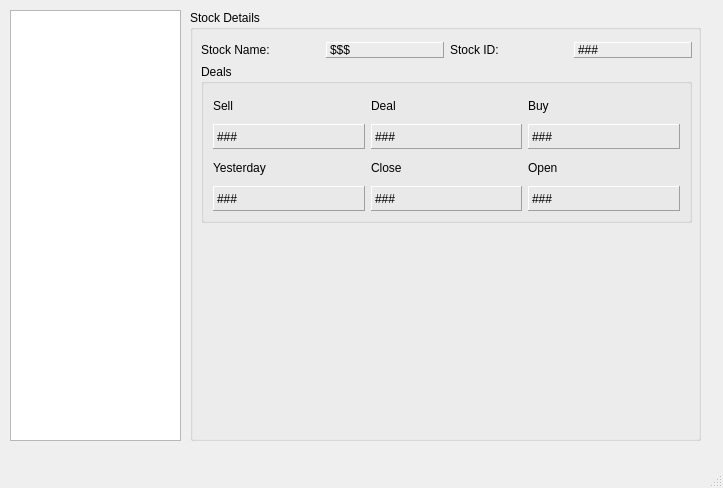
<?xml version="1.0" encoding="UTF-8"?>
<ui version="4.0">
 <class>MorketieForm</class>
 <widget class="QMainWindow" name="MorketieForm">
  <property name="geometry">
   <rect>
    <x>0</x>
    <y>0</y>
    <width>723</width>
    <height>488</height>
   </rect>
  </property>
  <property name="windowTitle">
   <string>Morketie</string>
  </property>
  <widget class="QWidget" name="centralwidget">
   <widget class="QListView" name="stockList">
    <property name="geometry">
     <rect>
      <x>10</x>
      <y>10</y>
      <width>171</width>
      <height>431</height>
     </rect>
    </property>
   </widget>
   <widget class="QGroupBox" name="stockDetailsGB">
    <property name="geometry">
     <rect>
      <x>190</x>
      <y>10</y>
      <width>511</width>
      <height>431</height>
     </rect>
    </property>
    <property name="title">
     <string>Stock Details</string>
    </property>
    <widget class="QWidget" name="">
     <property name="geometry">
      <rect>
       <x>11</x>
       <y>32</y>
       <width>491</width>
       <height>181</height>
      </rect>
     </property>
     <layout class="QVBoxLayout" name="verticalLayout_10">
      <item>
       <layout class="QHBoxLayout" name="horizontalLayout_4">
        <item>
         <layout class="QHBoxLayout" name="horizontalLayout_2">
          <item>
           <widget class="QLabel" name="label">
            <property name="text">
             <string>Stock Name:</string>
            </property>
           </widget>
          </item>
          <item>
           <widget class="QLabel" name="nameLbl">
            <property name="frameShape">
             <enum>QFrame::Panel</enum>
            </property>
            <property name="frameShadow">
             <enum>QFrame::Raised</enum>
            </property>
            <property name="text">
             <string>$$$</string>
            </property>
           </widget>
          </item>
         </layout>
        </item>
        <item>
         <layout class="QHBoxLayout" name="horizontalLayout_3">
          <item>
           <widget class="QLabel" name="label_2">
            <property name="text">
             <string>Stock ID:</string>
            </property>
           </widget>
          </item>
          <item>
           <widget class="QLabel" name="idLbl">
            <property name="frameShape">
             <enum>QFrame::Panel</enum>
            </property>
            <property name="frameShadow">
             <enum>QFrame::Raised</enum>
            </property>
            <property name="text">
             <string>###</string>
            </property>
           </widget>
          </item>
         </layout>
        </item>
       </layout>
      </item>
      <item>
       <widget class="QGroupBox" name="groupBox">
        <property name="sizePolicy">
         <sizepolicy hsizetype="Preferred" vsizetype="MinimumExpanding">
          <horstretch>0</horstretch>
          <verstretch>0</verstretch>
         </sizepolicy>
        </property>
        <property name="title">
         <string>Deals</string>
        </property>
        <layout class="QGridLayout" name="gridLayout">
         <item row="0" column="0">
          <layout class="QHBoxLayout" name="horizontalLayout">
           <item>
            <layout class="QVBoxLayout" name="verticalLayout_9">
             <item>
              <layout class="QVBoxLayout" name="verticalLayout">
               <item>
                <widget class="QLabel" name="label_3">
                 <property name="text">
                  <string>Sell</string>
                 </property>
                </widget>
               </item>
               <item>
                <widget class="QLabel" name="sellLbl">
                 <property name="frameShape">
                  <enum>QFrame::Panel</enum>
                 </property>
                 <property name="frameShadow">
                  <enum>QFrame::Raised</enum>
                 </property>
                 <property name="text">
                  <string>###</string>
                 </property>
                </widget>
               </item>
              </layout>
             </item>
             <item>
              <layout class="QVBoxLayout" name="verticalLayout_4">
               <item>
                <widget class="QLabel" name="label_4">
                 <property name="text">
                  <string>Yesterday</string>
                 </property>
                </widget>
               </item>
               <item>
                <widget class="QLabel" name="yesterdayLbl">
                 <property name="frameShape">
                  <enum>QFrame::Panel</enum>
                 </property>
                 <property name="frameShadow">
                  <enum>QFrame::Raised</enum>
                 </property>
                 <property name="text">
                  <string>###</string>
                 </property>
                </widget>
               </item>
              </layout>
             </item>
            </layout>
           </item>
           <item>
            <layout class="QVBoxLayout" name="verticalLayout_7">
             <item>
              <layout class="QVBoxLayout" name="verticalLayout_2">
               <item>
                <widget class="QLabel" name="label_5">
                 <property name="text">
                  <string>Deal</string>
                 </property>
                </widget>
               </item>
               <item>
                <widget class="QLabel" name="dealLbl">
                 <property name="frameShape">
                  <enum>QFrame::Panel</enum>
                 </property>
                 <property name="frameShadow">
                  <enum>QFrame::Raised</enum>
                 </property>
                 <property name="text">
                  <string>###</string>
                 </property>
                </widget>
               </item>
              </layout>
             </item>
             <item>
              <layout class="QVBoxLayout" name="verticalLayout_5">
               <item>
                <widget class="QLabel" name="label_6">
                 <property name="text">
                  <string>Close</string>
                 </property>
                </widget>
               </item>
               <item>
                <widget class="QLabel" name="closeLbl">
                 <property name="frameShape">
                  <enum>QFrame::Panel</enum>
                 </property>
                 <property name="frameShadow">
                  <enum>QFrame::Raised</enum>
                 </property>
                 <property name="text">
                  <string>###</string>
                 </property>
                </widget>
               </item>
              </layout>
             </item>
            </layout>
           </item>
           <item>
            <layout class="QVBoxLayout" name="verticalLayout_8">
             <item>
              <layout class="QVBoxLayout" name="verticalLayout_3">
               <item>
                <widget class="QLabel" name="label_7">
                 <property name="text">
                  <string>Buy</string>
                 </property>
                </widget>
               </item>
               <item>
                <widget class="QLabel" name="buyLbl">
                 <property name="frameShape">
                  <enum>QFrame::Panel</enum>
                 </property>
                 <property name="frameShadow">
                  <enum>QFrame::Raised</enum>
                 </property>
                 <property name="text">
                  <string>###</string>
                 </property>
                </widget>
               </item>
              </layout>
             </item>
             <item>
              <layout class="QVBoxLayout" name="verticalLayout_6">
               <item>
                <widget class="QLabel" name="label_8">
                 <property name="text">
                  <string>Open</string>
                 </property>
                </widget>
               </item>
               <item>
                <widget class="QLabel" name="openLbl">
                 <property name="frameShape">
                  <enum>QFrame::Panel</enum>
                 </property>
                 <property name="frameShadow">
                  <enum>QFrame::Raised</enum>
                 </property>
                 <property name="text">
                  <string>###</string>
                 </property>
                </widget>
               </item>
              </layout>
             </item>
            </layout>
           </item>
          </layout>
         </item>
        </layout>
       </widget>
      </item>
     </layout>
    </widget>
   </widget>
  </widget>
  <widget class="QMenuBar" name="menubar">
   <property name="geometry">
    <rect>
     <x>0</x>
     <y>0</y>
     <width>723</width>
     <height>20</height>
    </rect>
   </property>
  </widget>
  <widget class="QStatusBar" name="statusbar"/>
 </widget>
 <resources/>
 <connections/>
</ui>
